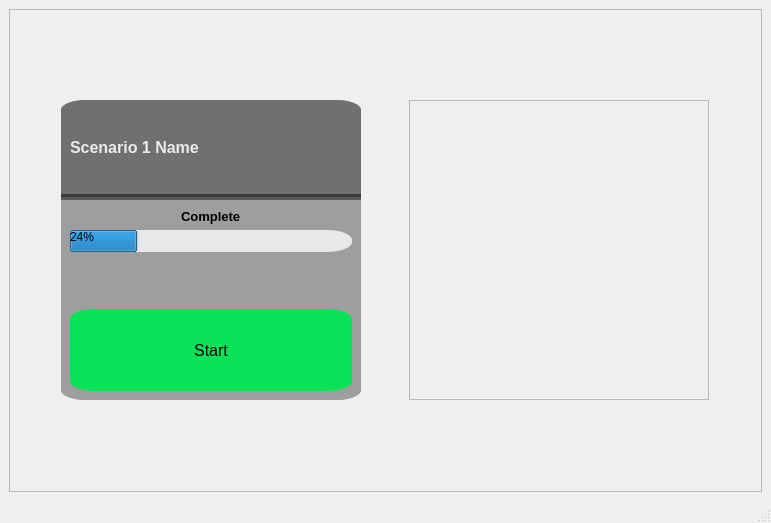
<?xml version="1.0" encoding="UTF-8"?>
<ui version="4.0">
 <class>MainWindow</class>
 <widget class="QMainWindow" name="MainWindow">
  <property name="geometry">
   <rect>
    <x>0</x>
    <y>0</y>
    <width>771</width>
    <height>523</height>
   </rect>
  </property>
  <property name="windowTitle">
   <string>MainWindow</string>
  </property>
  <widget class="QWidget" name="centralwidget">
   <layout class="QVBoxLayout" name="verticalLayout">
    <item>
     <widget class="QScrollArea" name="scrollArea">
      <property name="widgetResizable">
       <bool>true</bool>
      </property>
      <widget class="QWidget" name="scrollAreaWidgetContents">
       <property name="geometry">
        <rect>
         <x>0</x>
         <y>0</y>
         <width>747</width>
         <height>448</height>
        </rect>
       </property>
       <layout class="QGridLayout" name="gridLayout">
        <item row="0" column="0">
         <widget class="QFrame" name="card">
          <property name="minimumSize">
           <size>
            <width>200</width>
            <height>300</height>
           </size>
          </property>
          <property name="maximumSize">
           <size>
            <width>300</width>
            <height>400</height>
           </size>
          </property>
          <property name="styleSheet">
           <string notr="true">border-radius: 25% 10%;
background-color: rgb(158, 158, 158);
border-style: solid;</string>
          </property>
          <property name="frameShape">
           <enum>QFrame::StyledPanel</enum>
          </property>
          <property name="frameShadow">
           <enum>QFrame::Raised</enum>
          </property>
          <layout class="QVBoxLayout" name="verticalLayout_2">
           <property name="spacing">
            <number>0</number>
           </property>
           <property name="leftMargin">
            <number>0</number>
           </property>
           <property name="topMargin">
            <number>0</number>
           </property>
           <property name="rightMargin">
            <number>0</number>
           </property>
           <property name="bottomMargin">
            <number>0</number>
           </property>
           <item>
            <widget class="QFrame" name="header_frame">
             <property name="styleSheet">
              <string notr="true">background-color: rgb(112, 112, 112);
border-bottom-left-radius: 0px;
border-bottom-right-radius: 0px;
border-bottom: 6px groove;
border-bottom-color: rgb(58, 58, 58);</string>
             </property>
             <property name="frameShape">
              <enum>QFrame::StyledPanel</enum>
             </property>
             <property name="frameShadow">
              <enum>QFrame::Raised</enum>
             </property>
             <layout class="QGridLayout" name="gridLayout_2">
              <item row="0" column="0" rowspan="2">
               <widget class="QLabel" name="lb_scenario_name">
                <property name="font">
                 <font>
                  <pointsize>12</pointsize>
                  <weight>75</weight>
                  <bold>true</bold>
                 </font>
                </property>
                <property name="styleSheet">
                 <string notr="true">border-bottom: hidden;
color: rgb(235, 235, 235);
</string>
                </property>
                <property name="text">
                 <string>Scenario 1 Name</string>
                </property>
               </widget>
              </item>
             </layout>
            </widget>
           </item>
           <item alignment="Qt::AlignTop">
            <widget class="QFrame" name="progress_frame">
             <property name="frameShape">
              <enum>QFrame::StyledPanel</enum>
             </property>
             <property name="frameShadow">
              <enum>QFrame::Raised</enum>
             </property>
             <layout class="QVBoxLayout" name="verticalLayout_3">
              <item alignment="Qt::AlignHCenter">
               <widget class="QLabel" name="lb_complete">
                <property name="font">
                 <font>
                  <pointsize>10</pointsize>
                  <weight>75</weight>
                  <bold>true</bold>
                 </font>
                </property>
                <property name="text">
                 <string>Complete</string>
                </property>
               </widget>
              </item>
              <item>
               <widget class="QProgressBar" name="progressBar">
                <property name="styleSheet">
                 <string notr="true">background-color: rgb(232, 232, 232);</string>
                </property>
                <property name="value">
                 <number>24</number>
                </property>
               </widget>
              </item>
             </layout>
            </widget>
           </item>
           <item>
            <widget class="QFrame" name="footer_frame">
             <property name="frameShape">
              <enum>QFrame::StyledPanel</enum>
             </property>
             <property name="frameShadow">
              <enum>QFrame::Raised</enum>
             </property>
             <layout class="QHBoxLayout" name="horizontalLayout">
              <item>
               <widget class="QPushButton" name="bt_start">
                <property name="sizePolicy">
                 <sizepolicy hsizetype="Minimum" vsizetype="Preferred">
                  <horstretch>5</horstretch>
                  <verstretch>5</verstretch>
                 </sizepolicy>
                </property>
                <property name="font">
                 <font>
                  <pointsize>12</pointsize>
                 </font>
                </property>
                <property name="cursor">
                 <cursorShape>PointingHandCursor</cursorShape>
                </property>
                <property name="styleSheet">
                 <string notr="true">background-color: rgb(7, 226, 87);</string>
                </property>
                <property name="text">
                 <string>Start</string>
                </property>
               </widget>
              </item>
             </layout>
            </widget>
           </item>
          </layout>
         </widget>
        </item>
        <item row="0" column="1">
         <widget class="QFrame" name="frame_2">
          <property name="minimumSize">
           <size>
            <width>200</width>
            <height>200</height>
           </size>
          </property>
          <property name="maximumSize">
           <size>
            <width>300</width>
            <height>300</height>
           </size>
          </property>
          <property name="frameShape">
           <enum>QFrame::StyledPanel</enum>
          </property>
          <property name="frameShadow">
           <enum>QFrame::Raised</enum>
          </property>
         </widget>
        </item>
       </layout>
      </widget>
     </widget>
    </item>
   </layout>
  </widget>
  <widget class="QMenuBar" name="menubar">
   <property name="geometry">
    <rect>
     <x>0</x>
     <y>0</y>
     <width>771</width>
     <height>26</height>
    </rect>
   </property>
  </widget>
  <widget class="QStatusBar" name="statusbar"/>
 </widget>
 <resources/>
 <connections/>
</ui>
